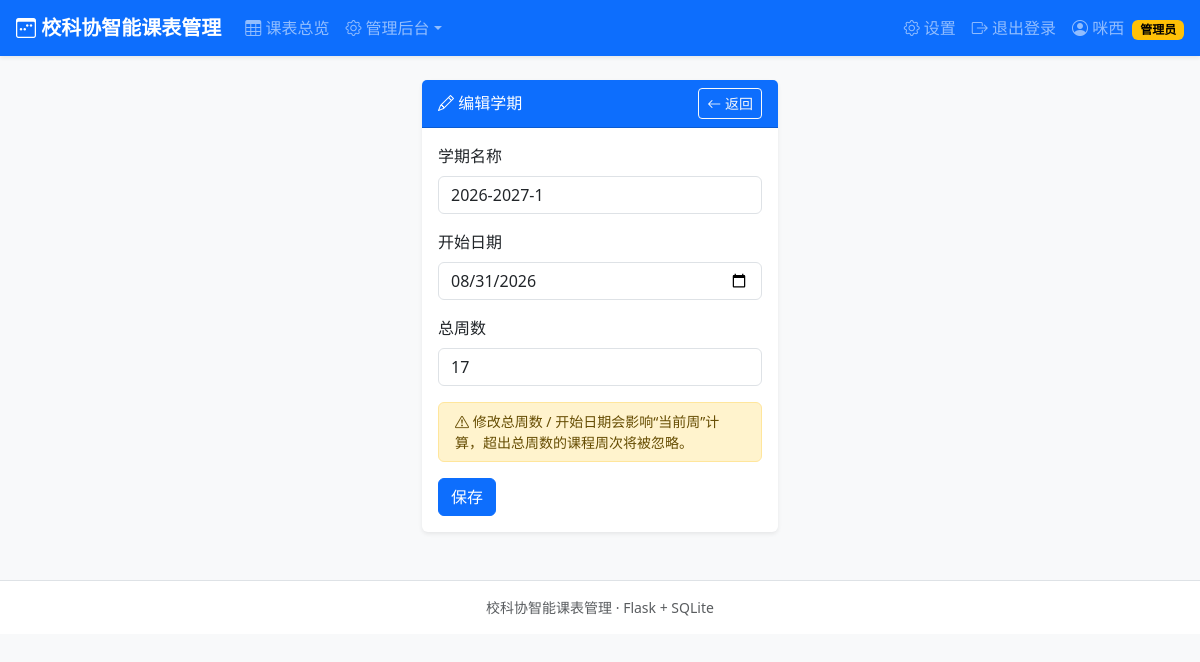
Screenshot of /admin/semesters/1/edit (signed in) with the database file from the repository.
### tables this page shows
CREATE TABLE semesters (
        id          INTEGER PRIMARY KEY AUTOINCREMENT,
        name        TEXT NOT NULL UNIQUE,          -- 如 2026-2027-1
        start_date  TEXT NOT NULL,                 -- YYYY-MM-DD(周一)
        total_weeks INTEGER NOT NULL,
        is_active   INTEGER NOT NULL DEFAULT 0,
        created_at  TEXT NOT NULL
    );

### app.py (the view, shortened to what this page needs)
@app.route("/admin/semesters/<int:sid>/edit", methods=["GET", "POST"])
@admin_required
def admin_semester_edit(sid):
    semester = query_one("SELECT * FROM semesters WHERE id = ?", (sid,))
    if semester is None:
        abort(404)
    return render_template("admin/semester_edit.html", semester=semester)

### app.py (called while the page is built)
def get_db():
    if "db" not in g:
        conn = sqlite3.connect(DB_PATH)
        conn.row_factory = sqlite3.Row
        conn.execute("PRAGMA foreign_keys = ON")
        g.db = conn
    return g.db

def query_one(sql, args=()):
    return get_db().execute(sql, args).fetchone()

def login_required(view):
    @wraps(view)
    def wrapped(*args, **kwargs):
        if session.get("user_id") is None:
            flash("请先登录", "warning")
            return redirect(url_for("login", next=request.full_path if request.query_string else url_for("index")))
        return view(*args, **kwargs)
    return wrapped

def admin_required(view):
    @wraps(view)
    @login_required
    def wrapped(*args, **kwargs):
        user = get_current_user()
        if user is None or user["role"] != "admin":
            flash("需要管理员权限", "danger")
            return redirect(url_for("index"))
        return view(*args, **kwargs)
    return wrapped

def get_current_user():
    uid = session.get("user_id")
    if uid is None:
        return None
    return query_one("SELECT * FROM users WHERE id = ?", (uid,))

### templates/admin/semester_edit.html (shortened to what this page needs)
{% extends "base.html" %}
{% block content %}
<div class="row justify-content-center">
  <div class="col-lg-4 col-md-6">
    <div class="card shadow-sm">
      <div class="card-header bg-primary text-white d-flex justify-content-between align-items-center">
        <h6 class="mb-0"><i class="bi bi-pencil"></i> 编辑学期</h6>
        <a class="btn btn-sm btn-outline-light" href="{{ url_for('admin_semesters') }}"><i class="bi bi-arrow-left"></i> 返回</a>
      </div>
      <div class="card-body">
        <form method="post">
          <div class="mb-3">
            <label class="form-label">学期名称</label>
            <input class="form-control" name="name" value="{{ semester.name }}" required>
          </div>
          <div class="mb-3">
            <label class="form-label">开始日期</label>
            <input class="form-control" type="date" name="start_date" value="{{ semester.start_date }}" required>
          </div>
          <div class="mb-3">
            <label class="form-label">总周数</label>
            <input class="form-control" type="number" name="total_weeks" value="{{ semester.total_weeks }}" min="1" max="30" required>
          </div>
          <div class="alert alert-warning small py-2 mb-3">
            <i class="bi bi-exclamation-triangle"></i>
            修改总周数 / 开始日期会影响“当前周”计算，超出总周数的课程周次将被忽略。
          </div>
          <button class="btn btn-primary" type="submit">保存</button>
        </form>
      </div>
    </div>
  </div>
</div>
{% endblock %}

### static/style.css (style rules this page uses)
body { background: #f4f6f9; }
.card { border: 0; }

### rows the page displays
semesters: name "2026-2027-1", start_date "08/31/2026", total_weeks "17"

### other values shown
{{ session.get('name') }} "咪西"
